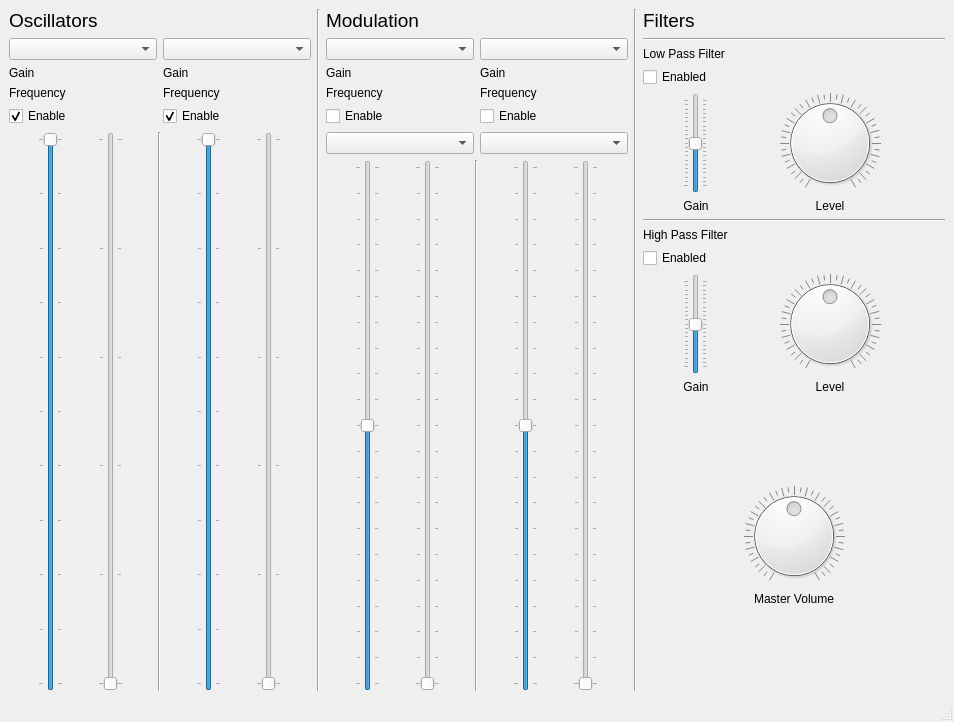
<?xml version="1.0" encoding="UTF-8"?>
<ui version="4.0">
    <class>MainWindow</class>
    <widget class="QMainWindow" name="MainWindow">
        <property name="windowModality">
            <enum>Qt::NonModal</enum>
        </property>
        <property name="geometry">
            <rect>
                <x>0</x>
                <y>0</y>
                <width>954</width>
                <height>722</height>
            </rect>
        </property>
        <property name="windowTitle">
            <string>MainWindow</string>
        </property>
        <property name="styleSheet">
            <string notr="true"/>
        </property>
        <property name="tabShape">
            <enum>QTabWidget::Rounded</enum>
        </property>
        <widget class="QWidget" name="centralwidget">
            <property name="styleSheet">
                <string notr="true"/>
            </property>
            <layout class="QGridLayout" name="gridLayout">
                <item row="0" column="3">
                    <layout class="QVBoxLayout" name="verticalLayout_2">
                        <item>
                            <widget class="QLabel" name="label_2">
                                <property name="sizePolicy">
                                    <sizepolicy hsizetype="Expanding" vsizetype="Preferred">
                                        <horstretch>0</horstretch>
                                        <verstretch>0</verstretch>
                                    </sizepolicy>
                                </property>
                                <property name="minimumSize">
                                    <size>
                                        <width>300</width>
                                        <height>0</height>
                                    </size>
                                </property>
                                <property name="text">
                                    <string>&lt;html&gt;&lt;head/&gt;&lt;body&gt;&lt;p&gt;&lt;span style=&quot; font-size:14pt;&quot;&gt;Modulation&lt;/span&gt;&lt;/p&gt;&lt;/body&gt;&lt;/html&gt;</string>
                                </property>
                            </widget>
                        </item>
                        <item>
                            <layout class="QGridLayout" name="gridLayout_3">
                                <item row="0" column="0">
                                    <widget class="QComboBox" name="mod1Type"/>
                                </item>
                                <item row="0" column="1">
                                    <widget class="QComboBox" name="mod2Type"/>
                                </item>
                                <item row="2" column="0">
                                    <widget class="QLabel" name="mod1FreqLabel">
                                        <property name="text">
                                            <string>Frequency</string>
                                        </property>
                                    </widget>
                                </item>
                                <item row="5" column="0">
                                    <widget class="QComboBox" name="mod1Mode"/>
                                </item>
                                <item row="1" column="0">
                                    <widget class="QLabel" name="mod1GainLabel">
                                        <property name="text">
                                            <string>Gain</string>
                                        </property>
                                    </widget>
                                </item>
                                <item row="1" column="1">
                                    <widget class="QLabel" name="mod2GainLabel">
                                        <property name="text">
                                            <string>Gain</string>
                                        </property>
                                    </widget>
                                </item>
                                <item row="2" column="1">
                                    <widget class="QLabel" name="mod2FreqLabel">
                                        <property name="text">
                                            <string>Frequency</string>
                                        </property>
                                    </widget>
                                </item>
                                <item row="5" column="1">
                                    <widget class="QComboBox" name="mod2Mode"/>
                                </item>
                                <item row="4" column="1">
                                    <widget class="QCheckBox" name="mod2Enable">
                                        <property name="text">
                                            <string>Enable</string>
                                        </property>
                                    </widget>
                                </item>
                                <item row="4" column="0">
                                    <widget class="QCheckBox" name="mod1Enable">
                                        <property name="text">
                                            <string>Enable</string>
                                        </property>
                                    </widget>
                                </item>
                            </layout>
                        </item>
                        <item>
                            <layout class="QHBoxLayout" name="horizontalLayout_7">
                                <item>
                                    <widget class="QSlider" name="mod1Gain">
                                        <property name="maximum">
                                            <number>200</number>
                                        </property>
                                        <property name="value">
                                            <number>100</number>
                                        </property>
                                        <property name="orientation">
                                            <enum>Qt::Vertical</enum>
                                        </property>
                                        <property name="tickPosition">
                                            <enum>QSlider::TicksBothSides</enum>
                                        </property>
                                        <property name="tickInterval">
                                            <number>10</number>
                                        </property>
                                    </widget>
                                </item>
                                <item>
                                    <widget class="QSlider" name="mod1Freq">
                                        <property name="maximum">
                                            <number>200</number>
                                        </property>
                                        <property name="orientation">
                                            <enum>Qt::Vertical</enum>
                                        </property>
                                        <property name="tickPosition">
                                            <enum>QSlider::TicksBothSides</enum>
                                        </property>
                                        <property name="tickInterval">
                                            <number>10</number>
                                        </property>
                                    </widget>
                                </item>
                                <item>
                                    <widget class="Line" name="line_2">
                                        <property name="orientation">
                                            <enum>Qt::Vertical</enum>
                                        </property>
                                    </widget>
                                </item>
                                <item>
                                    <widget class="QSlider" name="mod2Gain">
                                        <property name="maximum">
                                            <number>200</number>
                                        </property>
                                        <property name="value">
                                            <number>100</number>
                                        </property>
                                        <property name="orientation">
                                            <enum>Qt::Vertical</enum>
                                        </property>
                                        <property name="tickPosition">
                                            <enum>QSlider::TicksBothSides</enum>
                                        </property>
                                        <property name="tickInterval">
                                            <number>10</number>
                                        </property>
                                    </widget>
                                </item>
                                <item>
                                    <widget class="QSlider" name="mod2Freq">
                                        <property name="maximum">
                                            <number>200</number>
                                        </property>
                                        <property name="orientation">
                                            <enum>Qt::Vertical</enum>
                                        </property>
                                        <property name="tickPosition">
                                            <enum>QSlider::TicksBothSides</enum>
                                        </property>
                                        <property name="tickInterval">
                                            <number>10</number>
                                        </property>
                                    </widget>
                                </item>
                            </layout>
                        </item>
                    </layout>
                </item>
                <item row="0" column="2">
                    <widget class="Line" name="line_3">
                        <property name="orientation">
                            <enum>Qt::Vertical</enum>
                        </property>
                    </widget>
                </item>
                <item row="0" column="1">
                    <layout class="QVBoxLayout" name="verticalLayout">
                        <item>
                            <widget class="QLabel" name="label">
                                <property name="sizePolicy">
                                    <sizepolicy hsizetype="Expanding" vsizetype="Preferred">
                                        <horstretch>0</horstretch>
                                        <verstretch>0</verstretch>
                                    </sizepolicy>
                                </property>
                                <property name="minimumSize">
                                    <size>
                                        <width>300</width>
                                        <height>0</height>
                                    </size>
                                </property>
                                <property name="text">
                                    <string>&lt;html&gt;&lt;head/&gt;&lt;body&gt;&lt;p&gt;&lt;span style=&quot; font-size:14pt;&quot;&gt;Oscillators&lt;/span&gt;&lt;/p&gt;&lt;/body&gt;&lt;/html&gt;</string>
                                </property>
                            </widget>
                        </item>
                        <item>
                            <layout class="QGridLayout" name="gridLayout_2">
                                <item row="0" column="1">
                                    <widget class="QComboBox" name="osc2Type"/>
                                </item>
                                <item row="3" column="1">
                                    <widget class="QCheckBox" name="osc2Enable">
                                        <property name="text">
                                            <string>Enable</string>
                                        </property>
                                        <property name="checked">
                                            <bool>true</bool>
                                        </property>
                                    </widget>
                                </item>
                                <item row="2" column="1">
                                    <widget class="QLabel" name="osc2FreqLabel">
                                        <property name="text">
                                            <string>Frequency</string>
                                        </property>
                                    </widget>
                                </item>
                                <item row="1" column="1">
                                    <widget class="QLabel" name="osc2GainLabel">
                                        <property name="text">
                                            <string>Gain</string>
                                        </property>
                                    </widget>
                                </item>
                                <item row="3" column="0">
                                    <widget class="QCheckBox" name="osc1Enable">
                                        <property name="text">
                                            <string>Enable</string>
                                        </property>
                                        <property name="checked">
                                            <bool>true</bool>
                                        </property>
                                    </widget>
                                </item>
                                <item row="1" column="0">
                                    <widget class="QLabel" name="osc1GainLabel">
                                        <property name="text">
                                            <string>Gain</string>
                                        </property>
                                    </widget>
                                </item>
                                <item row="0" column="0">
                                    <widget class="QComboBox" name="osc1Type"/>
                                </item>
                                <item row="2" column="0">
                                    <widget class="QLabel" name="osc1FreqLabel">
                                        <property name="text">
                                            <string>Frequency</string>
                                        </property>
                                    </widget>
                                </item>
                            </layout>
                        </item>
                        <item>
                            <layout class="QHBoxLayout" name="horizontalLayout">
                                <property name="sizeConstraint">
                                    <enum>QLayout::SetDefaultConstraint</enum>
                                </property>
                                <item>
                                    <widget class="QSlider" name="osc1Gain">
                                        <property name="maximum">
                                            <number>100</number>
                                        </property>
                                        <property name="value">
                                            <number>100</number>
                                        </property>
                                        <property name="orientation">
                                            <enum>Qt::Vertical</enum>
                                        </property>
                                        <property name="tickPosition">
                                            <enum>QSlider::TicksBothSides</enum>
                                        </property>
                                        <property name="tickInterval">
                                            <number>10</number>
                                        </property>
                                    </widget>
                                </item>
                                <item>
                                    <widget class="QSlider" name="osc1Freq">
                                        <property name="maximum">
                                            <number>50</number>
                                        </property>
                                        <property name="singleStep">
                                            <number>1</number>
                                        </property>
                                        <property name="orientation">
                                            <enum>Qt::Vertical</enum>
                                        </property>
                                        <property name="tickPosition">
                                            <enum>QSlider::TicksBothSides</enum>
                                        </property>
                                        <property name="tickInterval">
                                            <number>10</number>
                                        </property>
                                    </widget>
                                </item>
                                <item>
                                    <widget class="Line" name="line">
                                        <property name="orientation">
                                            <enum>Qt::Vertical</enum>
                                        </property>
                                    </widget>
                                </item>
                                <item>
                                    <widget class="QSlider" name="osc2Gain">
                                        <property name="maximum">
                                            <number>100</number>
                                        </property>
                                        <property name="value">
                                            <number>100</number>
                                        </property>
                                        <property name="orientation">
                                            <enum>Qt::Vertical</enum>
                                        </property>
                                        <property name="tickPosition">
                                            <enum>QSlider::TicksBothSides</enum>
                                        </property>
                                        <property name="tickInterval">
                                            <number>10</number>
                                        </property>
                                    </widget>
                                </item>
                                <item>
                                    <widget class="QSlider" name="osc2Freq">
                                        <property name="maximum">
                                            <number>50</number>
                                        </property>
                                        <property name="singleStep">
                                            <number>1</number>
                                        </property>
                                        <property name="orientation">
                                            <enum>Qt::Vertical</enum>
                                        </property>
                                        <property name="tickPosition">
                                            <enum>QSlider::TicksBothSides</enum>
                                        </property>
                                        <property name="tickInterval">
                                            <number>10</number>
                                        </property>
                                    </widget>
                                </item>
                            </layout>
                        </item>
                    </layout>
                </item>
                <item row="0" column="5">
                    <layout class="QVBoxLayout" name="verticalLayout_3">
                        <item>
                            <widget class="QLabel" name="label_3">
                                <property name="sizePolicy">
                                    <sizepolicy hsizetype="Expanding" vsizetype="Preferred">
                                        <horstretch>0</horstretch>
                                        <verstretch>0</verstretch>
                                    </sizepolicy>
                                </property>
                                <property name="minimumSize">
                                    <size>
                                        <width>300</width>
                                        <height>0</height>
                                    </size>
                                </property>
                                <property name="text">
                                    <string>&lt;html&gt;&lt;head/&gt;&lt;body&gt;&lt;p&gt;&lt;span style=&quot; font-size:14pt;&quot;&gt;Filters&lt;/span&gt;&lt;/p&gt;&lt;/body&gt;&lt;/html&gt;</string>
                                </property>
                            </widget>
                        </item>
                        <item>
                            <widget class="Line" name="line_5">
                                <property name="orientation">
                                    <enum>Qt::Horizontal</enum>
                                </property>
                            </widget>
                        </item>
                        <item>
                            <widget class="QLabel" name="label_4">
                                <property name="text">
                                    <string>Low Pass Filter</string>
                                </property>
                            </widget>
                        </item>
                        <item>
                            <widget class="QCheckBox" name="lowPassFilterEnable">
                                <property name="text">
                                    <string>Enabled</string>
                                </property>
                            </widget>
                        </item>
                        <item>
                            <layout class="QGridLayout" name="gridLayout_5">
                                <item row="0" column="0">
                                    <widget class="QSlider" name="lowPassFilterGain">
                                        <property name="maximum">
                                            <number>200</number>
                                        </property>
                                        <property name="value">
                                            <number>100</number>
                                        </property>
                                        <property name="orientation">
                                            <enum>Qt::Vertical</enum>
                                        </property>
                                        <property name="tickPosition">
                                            <enum>QSlider::TicksBothSides</enum>
                                        </property>
                                        <property name="tickInterval">
                                            <number>10</number>
                                        </property>
                                    </widget>
                                </item>
                                <item row="0" column="1">
                                    <widget class="QDial" name="lowPassFilterFreq">
                                        <property name="sizePolicy">
                                            <sizepolicy hsizetype="Maximum" vsizetype="Preferred">
                                                <horstretch>0</horstretch>
                                                <verstretch>0</verstretch>
                                            </sizepolicy>
                                        </property>
                                        <property name="maximumSize">
                                            <size>
                                                <width>150</width>
                                                <height>16777215</height>
                                            </size>
                                        </property>
                                        <property name="maximum">
                                            <number>200</number>
                                        </property>
                                        <property name="value">
                                            <number>100</number>
                                        </property>
                                        <property name="notchTarget">
                                            <double>5.000000000000000</double>
                                        </property>
                                        <property name="notchesVisible">
                                            <bool>true</bool>
                                        </property>
                                    </widget>
                                </item>
                                <item row="1" column="0">
                                    <widget class="QLabel" name="label_8">
                                        <property name="text">
                                            <string>Gain</string>
                                        </property>
                                        <property name="alignment">
                                            <set>Qt::AlignCenter</set>
                                        </property>
                                    </widget>
                                </item>
                                <item row="1" column="1">
                                    <widget class="QLabel" name="label_9">
                                        <property name="text">
                                            <string>Level</string>
                                        </property>
                                        <property name="alignment">
                                            <set>Qt::AlignCenter</set>
                                        </property>
                                    </widget>
                                </item>
                            </layout>
                        </item>
                        <item>
                            <widget class="Line" name="line_4">
                                <property name="orientation">
                                    <enum>Qt::Horizontal</enum>
                                </property>
                            </widget>
                        </item>
                        <item>
                            <widget class="QLabel" name="label_5">
                                <property name="text">
                                    <string>High Pass Filter</string>
                                </property>
                            </widget>
                        </item>
                        <item>
                            <widget class="QCheckBox" name="highPassFilterEnable">
                                <property name="text">
                                    <string>Enabled</string>
                                </property>
                            </widget>
                        </item>
                        <item>
                            <layout class="QGridLayout" name="gridLayout_4">
                                <item row="1" column="0">
                                    <widget class="QLabel" name="label_6">
                                        <property name="text">
                                            <string>Gain</string>
                                        </property>
                                        <property name="alignment">
                                            <set>Qt::AlignCenter</set>
                                        </property>
                                    </widget>
                                </item>
                                <item row="0" column="1">
                                    <widget class="QDial" name="highPassFilterFreq">
                                        <property name="sizePolicy">
                                            <sizepolicy hsizetype="Maximum" vsizetype="Preferred">
                                                <horstretch>0</horstretch>
                                                <verstretch>0</verstretch>
                                            </sizepolicy>
                                        </property>
                                        <property name="maximumSize">
                                            <size>
                                                <width>150</width>
                                                <height>16777215</height>
                                            </size>
                                        </property>
                                        <property name="maximum">
                                            <number>200</number>
                                        </property>
                                        <property name="value">
                                            <number>100</number>
                                        </property>
                                        <property name="notchTarget">
                                            <double>5.000000000000000</double>
                                        </property>
                                        <property name="notchesVisible">
                                            <bool>true</bool>
                                        </property>
                                    </widget>
                                </item>
                                <item row="0" column="0">
                                    <widget class="QSlider" name="highPassFilterGain">
                                        <property name="maximum">
                                            <number>200</number>
                                        </property>
                                        <property name="value">
                                            <number>100</number>
                                        </property>
                                        <property name="orientation">
                                            <enum>Qt::Vertical</enum>
                                        </property>
                                        <property name="tickPosition">
                                            <enum>QSlider::TicksBothSides</enum>
                                        </property>
                                        <property name="tickInterval">
                                            <number>10</number>
                                        </property>
                                    </widget>
                                </item>
                                <item row="1" column="1">
                                    <widget class="QLabel" name="label_7">
                                        <property name="text">
                                            <string>Level</string>
                                        </property>
                                        <property name="alignment">
                                            <set>Qt::AlignCenter</set>
                                        </property>
                                    </widget>
                                </item>
                            </layout>
                        </item>
                        <item>
                            <spacer name="verticalSpacer">
                                <property name="orientation">
                                    <enum>Qt::Vertical</enum>
                                </property>
                                <property name="sizeHint" stdset="0">
                                    <size>
                                        <width>20</width>
                                        <height>40</height>
                                    </size>
                                </property>
                            </spacer>
                        </item>
                        <item>
                            <widget class="QDial" name="masterGain">
                                <property name="maximum">
                                    <number>200</number>
                                </property>
                                <property name="value">
                                    <number>100</number>
                                </property>
                                <property name="wrapping">
                                    <bool>false</bool>
                                </property>
                                <property name="notchTarget">
                                    <double>5.000000000000000</double>
                                </property>
                                <property name="notchesVisible">
                                    <bool>true</bool>
                                </property>
                            </widget>
                        </item>
                        <item>
                            <widget class="QLabel" name="masterGainLabel">
                                <property name="text">
                                    <string>Master Volume</string>
                                </property>
                                <property name="alignment">
                                    <set>Qt::AlignCenter</set>
                                </property>
                            </widget>
                        </item>
                        <item>
                            <spacer name="verticalSpacer_2">
                                <property name="orientation">
                                    <enum>Qt::Vertical</enum>
                                </property>
                                <property name="sizeHint" stdset="0">
                                    <size>
                                        <width>20</width>
                                        <height>40</height>
                                    </size>
                                </property>
                            </spacer>
                        </item>
<!--                        <item>-->
<!--                            <widget class="QPushButton" name="pushButton">-->
<!--                                <property name="text">-->
<!--                                    <string>Play / Pause</string>-->
<!--                                </property>-->
<!--                            </widget>-->
<!--                        </item>-->
                    </layout>
                </item>
                <item row="0" column="4">
                    <widget class="Line" name="line_6">
                        <property name="orientation">
                            <enum>Qt::Vertical</enum>
                        </property>
                    </widget>
                </item>
            </layout>
        </widget>
        <widget class="QMenuBar" name="menubar">
            <property name="geometry">
                <rect>
                    <x>0</x>
                    <y>0</y>
                    <width>954</width>
                    <height>23</height>
                </rect>
            </property>
        </widget>
        <widget class="QStatusBar" name="statusbar"/>
    </widget>
    <resources/>
    <connections/>
</ui>
